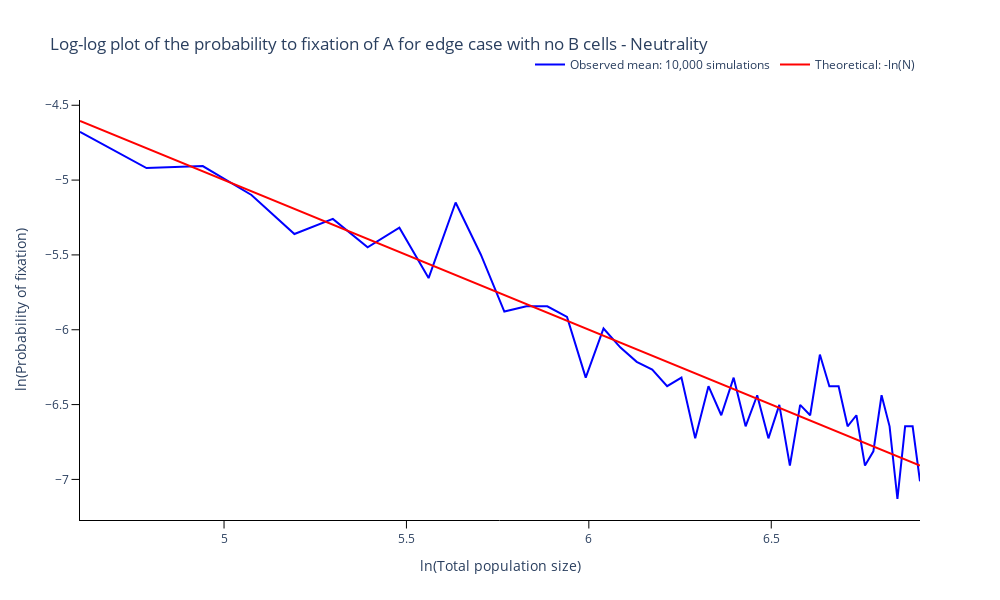

Notebook code cell kept with this figure:
### Markdown cell above
### Plot probability to fixation of A

### Code cell
# Trace names - represent the transition probabilities used for the simulation
fig = go.Figure()

# Add traces of the transition probabilities
fig.add_trace(
    go.Scatter(
        y = np.log(prob_fix),
        x = np.log(choices_N),
        mode = 'lines',
        line_color = colours[0],
        name='Observed mean: 10,000 simulations'
    )
)


fig.add_trace(
    go.Scatter(
        y = -np.log(choices_N),
        x = np.log(choices_N),
        mode = 'lines',
        line_color = colours[1],
        name='Theoretical: -ln(N)'
    )
)

fig.update_yaxes(ticks='outside', tickcolor='black', ticklen=7.5, title_text='ln(Probability of fixation)')
fig.update_xaxes(ticks='outside', tickcolor='black', ticklen=7.5, title_text='ln(Total population size)')

fig.update_layout(
    title='Log-log plot of the probability to fixation of A for edge case with no B cells - Neutrality',
    width=1000, 
    height=600,
    plot_bgcolor='white',
    xaxis=dict(linecolor='black'),
    yaxis=dict(linecolor='black'),
    legend=dict(
        orientation='h',
        yanchor='bottom',
        y=1.05,
        xanchor='right',
        x=1)
    )

fig.write_image('images/Population-size-sensitivity-prob.pdf')
fig.show()

### Figure 1 — Plotly figure (JSON) as saved in the notebook; plotly's stock layout.template omitted (floating-point values rounded to 4 significant figures)
{"data": [{"line": {"color": "blue"}, "mode": "lines", "name": "Observed mean: 10,000 simulations", "type": "scatter", "x": [4.605, 4.787, 4.942, 5.075, 5.193, 5.298, 5.394, 5.481, 5.561, 5.635, 5.704, 5.768, 5.829, 5.886, 5.94, 5.991, 6.04, 6.087, 6.131, 6.174, 6.215, 6.254, 6.292, 6.328, 6.363, 6.397, 6.43, 6.461, 6.492, 6.522, 6.551, 6.579, 6.607, 6.633, 6.659, 6.685, 6.709, 6.733, 6.757, 6.78, 6.802, 6.824, 6.846, 6.867, 6.888, 6.908], "y": [-4.678, -4.92, -4.906, -5.099, -5.36, -5.259, -5.449, -5.319, -5.655, -5.15, -5.497, -5.878, -5.843, -5.843, -5.915, -6.32, -5.991, -6.119, -6.215, -6.266, -6.377, -6.32, -6.725, -6.377, -6.571, -6.32, -6.645, -6.438, -6.725, -6.502, -6.908, -6.502, -6.571, -6.166, -6.377, -6.377, -6.645, -6.571, -6.908, -6.812, -6.438, -6.645, -7.131, -6.645, -6.645, -7.013]}, {"line": {"color": "red"}, "mode": "lines", "name": "Theoretical: -ln(N)", "type": "scatter", "x": [4.605, 4.787, 4.942, 5.075, 5.193, 5.298, 5.394, 5.481, 5.561, 5.635, 5.704, 5.768, 5.829, 5.886, 5.94, 5.991, 6.04, 6.087, 6.131, 6.174, 6.215, 6.254, 6.292, 6.328, 6.363, 6.397, 6.43, 6.461, 6.492, 6.522, 6.551, 6.579, 6.607, 6.633, 6.659, 6.685, 6.709, 6.733, 6.757, 6.78, 6.802, 6.824, 6.846, 6.867, 6.888, 6.908], "y": [-4.605, -4.787, -4.942, -5.075, -5.193, -5.298, -5.394, -5.481, -5.561, -5.635, -5.704, -5.768, -5.829, -5.886, -5.94, -5.991, -6.04, -6.087, -6.131, -6.174, -6.215, -6.254, -6.292, -6.328, -6.363, -6.397, -6.43, -6.461, -6.492, -6.522, -6.551, -6.579, -6.607, -6.633, -6.659, -6.685, -6.709, -6.733, -6.757, -6.78, -6.802, -6.824, -6.846, -6.867, -6.888, -6.908]}], "layout": {"height": 600, "legend": {"orientation": "h", "x": 1, "xanchor": "right", "y": 1.05, "yanchor": "bottom"}, "plot_bgcolor": "white", "title": {"text": "Log-log plot of the probability to fixation of A for edge case with no B cells - Neutrality"}, "width": 1000, "xaxis": {"linecolor": "black", "tickcolor": "black", "ticklen": 7.5, "ticks": "outside", "title": {"text": "ln(Total population size)"}}, "yaxis": {"linecolor": "black", "tickcolor": "black", "ticklen": 7.5, "ticks": "outside", "title": {"text": "ln(Probability of fixation)"}}}}
